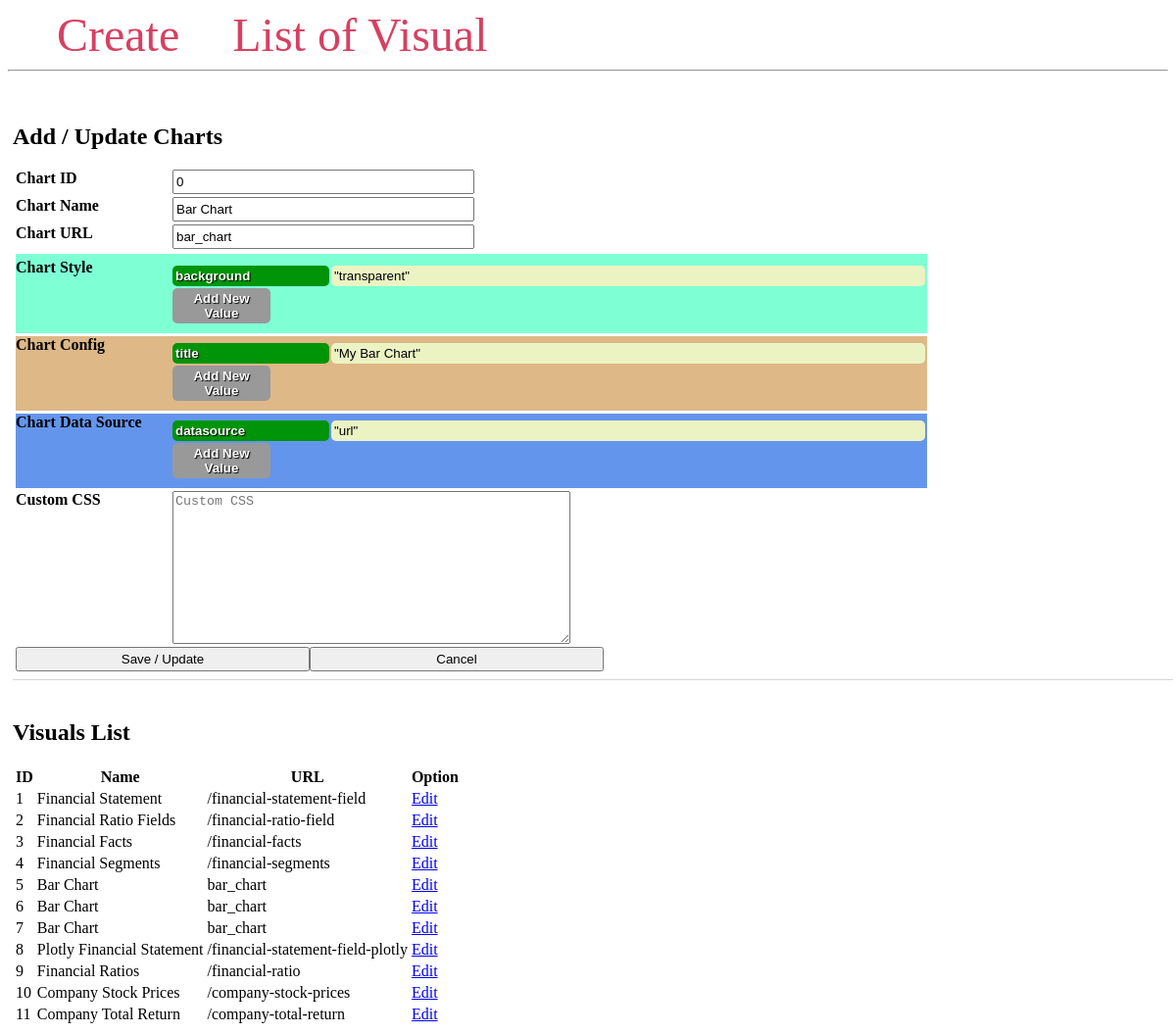
Page /charts-management on the committed database.
### tables this page shows
CREATE TABLE ChartConfigs(
    chart_id             INTEGER PRIMARY KEY AUTOINCREMENT,
    chart_name           NVARCHAR(256)     NOT NULL,
    chart_url_name       NVARCHAR(256)     NOT NULL,
    chart_styles         NVARCHAR(1024)    NULL,
    chart_configs        NVARCHAR(1024)    NULL,
    chart_data_source    NVARCHAR(1024)    NULL
, custom_css TEXT);

### app/__init__.py (the view)
    @app.route("/charts-management")
    def charts_management():
        selected = request.args.get("modify")
        charts = Dal.get_all_visuals()
        data = {
                'chart_id': 0,
                'chart_name': 'Bar Chart',
                'chart_url_name': 'bar_chart',
                'chart_styles': '{"background":"transparent"}',
                'chart_configs': '{"title": "My Bar Chart"}',
                'chart_data_source': '{"datasource":"url"}',
                'custom_css':''
            }
        modify = Visual.from_dict(data)
        if not selected is None :
            modify = get_chart_by_chart_id(charts, int(selected))
        return render_template('charts.html', data=charts, modify=modify)

### app/module/dal.py (called while the page is built)
    def get_all_visuals():
        conn = sqlite3.connect(Config.DB_FILE)
        c = conn.cursor()
        c.execute("SELECT chart_id, chart_name, chart_url_name, chart_styles, chart_configs, chart_data_source, custom_css FROM ChartConfigs")
        all_charts = [Visual.from_row(row) for row in c.fetchall()]
        conn.close()
        return all_charts

### app/module/visual.py (called while the page is built)
    @classmethod
    def from_dict(cls, data_dict):
        return cls(
            data_dict['chart_id'],
            data_dict['chart_name'],
            data_dict['chart_url_name'],
            data_dict['chart_styles'],
            data_dict['chart_configs'],
            data_dict['chart_data_source'],
            data_dict['custom_css']
        )

    @classmethod
    def from_row(cls, row):
        return cls(
            row[0],
            row[1],
            row[2],
            row[3],
            row[4],
            row[5],
            row[6])

### app/templates/charts.html (shortened to what this page needs)
<!DOCTYPE html>
<html lang="en">
<head>
    <link  rel="stylesheet" type="text/css" href="/static/css/style.css">
    <link rel="stylesheet" href="/static/css/jsoneditor.css"/>
</head>
<body>
    <nav>
        <a href="#">Create</a>
        <a href="#">List of Visual</a>
    </nav>
    <hr>
    <div class="content">
        <form action="" method="POST">
       <div class="charts_form">
            <h2>Add / Update Charts</h2>
            <div class="row">
                <label>Chart ID</label>
                <input type="text" id="chart_id" name="chart_id" readonly="true" value="{{modify.chart_id}}" placeholder="Chart ID">
            </div>
            <div class="row">
                <label>Chart Name</label>
                <input type="text" id="chart_name" name="chart_name"  placeholder="Chart Name" value="{{modify.chart_name}}">
            </div>
            <div class="row">
                <label>Chart URL</label>
                <input type="text" id="chart_url_name" name="chart_url_name" value="{{modify.chart_url_name}}"  placeholder="Chart URL (Down Link)">
            </div>
            <div class="row">
                <label>Chart Style</label>
                <div id="chart_styles_json" class="json-editor"></div>
            </div>
            <div class="row">
                <label>Chart Config</label>
                <div id="chart_configs_json" class="json-editor"></div>
            </div>
            <div class="row">
                <label>Chart Data Source</label>
                <div id="chart_data_source_json" class="json-editor"></div>
            </div>
            <div class="row">
                <label>Custom CSS</label>
                <textarea  id="custom_css" name="custom_css"  placeholder="Custom CSS">{{modify.custom_css}}</textarea>
            </div>
            <div class="row">
                <input type="submit" title="Save / Update" value="Save / Update">
                <input type="button" title="Cancel" value="Cancel">
            </div>
       </div>
       </form>
       <br />
       <div class="charts_list">
        <h2>Visuals List</h2>
        <table>
            <thead>
            <tr>
                <th>ID</th>
                <th>Name</th>
                <th>URL</th>
                <th>Option</th>
            </tr>
            </thead>
            <tbody>
                {% for config in data %}
                  <tr>
                    <td>{{ config.chart_id }}</td>
                    <td>{{ config.chart_name }}</td>
                    <td>{{ config.chart_url_name }}</td>
                    <td><a href="?modify={{ config.chart_id }}">Edit</a></td>
                  </tr>
                {% endfor %}
              </tbody>
        </table>
       </div>
    </div>
</body>
</html>

### app/static/css/style.css (style rules this page uses)
h2 { width: 100%; }
.content { margin: 5px; width: 100%; display: flex; flex-direction: row; flex-wrap: wrap; }
nav a { color: #d64161; font-size: 3em; margin-left: 50px; text-decoration: none; }
.charts_list { width: 100%; padding-top: 20px; border-top: solid 1px #cccc; margin-top: 5px; }
.charts_form { width: 100%; padding-top: 20px; margin-top: 5px; }
.charts_form label { width: 160px; font-weight: bold;display: flex;vertical-align: top; }
.charts_form input { width: 300px; }
.charts_form textarea { width: 400px; height: 150px; }
.charts_form .row { min-height: 25px;display:flex;margin: 3px; }
.charts_form .row:nth-of-type(4) { background-color: aquamarine;margin-top: 5px;padding-top: 5px; }
.charts_form .row:nth-of-type(5) { background-color: burlywood; }
.charts_form .row:nth-of-type(6) { background-color: cornflowerblue; }

### app/static/css/jsoneditor.css (style rules this page uses)
.json-editor { padding-top: 5px; margin-bottom: 10px; }

### rows in the picture
ChartConfigs: chart_id "1", chart_name "Financial Statement", chart_url_name "/financial-statement-field"
ChartConfigs: chart_id "2", chart_name "Financial Ratio Fields", chart_url_name "/financial-ratio-field"
ChartConfigs: chart_id "3", chart_name "Financial Facts", chart_url_name "/financial-facts"
ChartConfigs: chart_id "4", chart_name "Financial Segments", chart_url_name "/financial-segments"
ChartConfigs: chart_id "5", chart_name "Bar Chart", chart_url_name "bar_chart"
ChartConfigs: chart_id "6", chart_name "Bar Chart", chart_url_name "bar_chart"
ChartConfigs: chart_id "7", chart_name "Bar Chart", chart_url_name "bar_chart"
ChartConfigs: chart_id "8", chart_name "Plotly Financial Statement", chart_url_name "/financial-statement-field-plotly"
ChartConfigs: chart_id "9", chart_name "Financial Ratios", chart_url_name "/financial-ratio"
ChartConfigs: chart_id "10", chart_name "Company Stock Prices", chart_url_name "/company-stock-prices"
ChartConfigs: chart_id "11", chart_name "Company Total Return", chart_url_name "/company-total-return"
